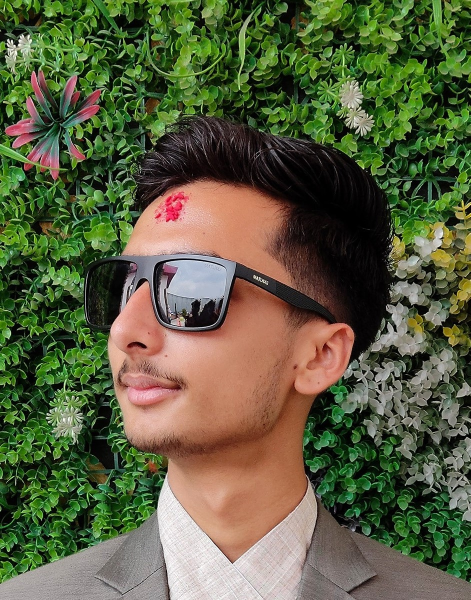
#> input picture photo2.jpg, 941 x 1200 px, found by its file name (shown at 1/2 size)
$ python 20_edge_extract.py
#> lines starting #> are read from the running program, lines starting #| are printed output that depends on the picture; after the words box and inside, x2 and y2 are one past the last pixel; in counts of white or black regions, pixels touching at a corner belong together
# Program to extract edge of an Image

import cv2
import numpy as np

# Load the image
image = cv2.imread('./Image_Processing/photo2.jpg', cv2.IMREAD_GRAYSCALE)
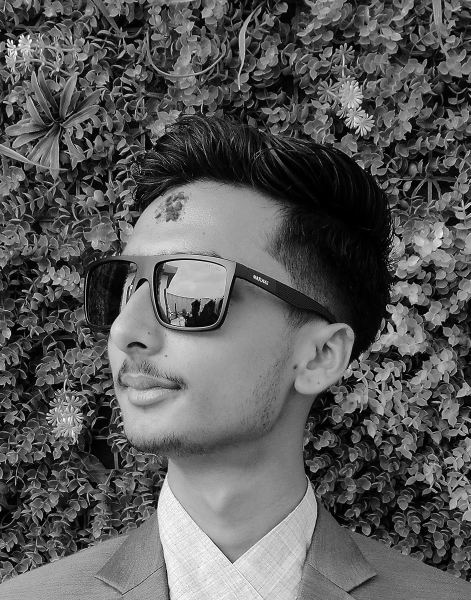
#> image: shape (1200, 941) (shown at 1/2 size); min 0, max 255, mean 90.1
image = cv2.resize(image,(400, 500))
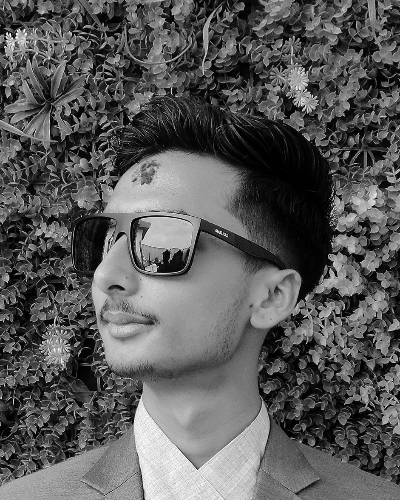
#> image: shape (500, 400); min 0, max 253, mean 90

# Apply Gaussian blur to the image
# image = cv2.GaussianBlur(image, (5, 5), 0)

# Apply Canny edge detection
edges = cv2.Canny(image, 100, 200)
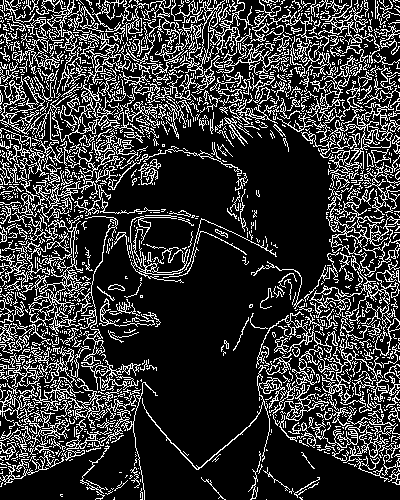
#> edges: shape (500, 400); 21.5% white in thin lines or dots

# Display the original image and the edges side by side
output = np.hstack([image, edges])
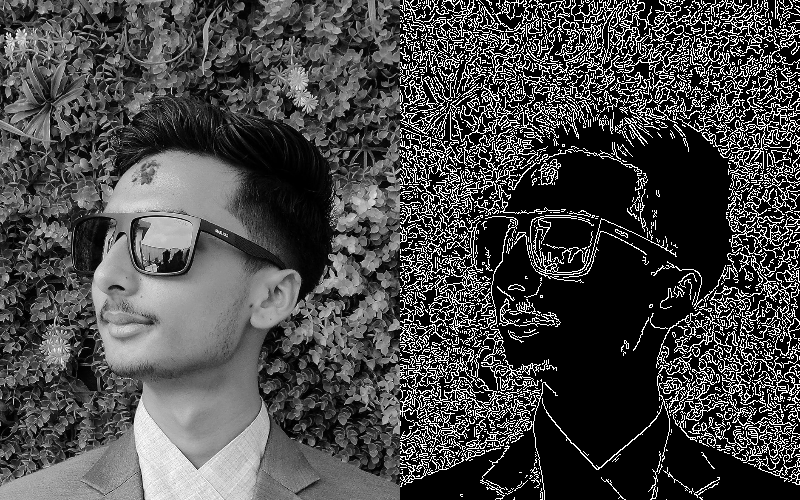
#> output: shape (500, 800); min 0, max 255, mean 72.5

cv2.imshow('Original Image and Edges', output)

# Wait for a key press and then close the image window
cv2.waitKey(0)
cv2.destroyAllWindows()

$ run again, with Screen.jpg copied over photo2.jpg
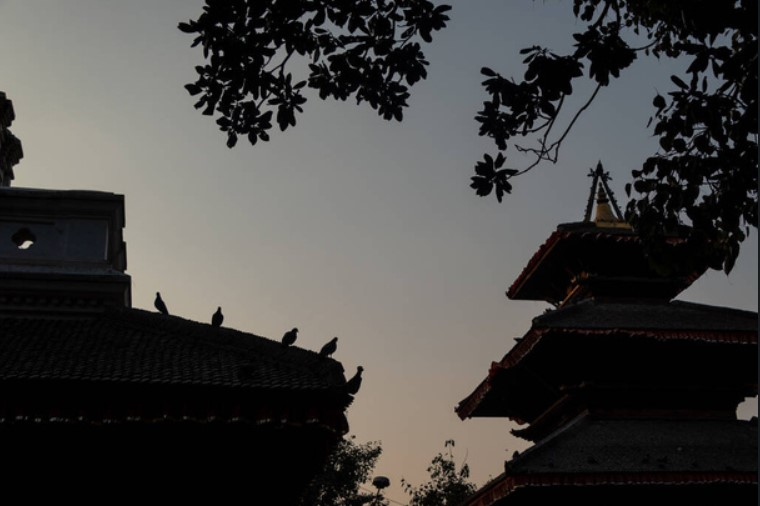
#> input picture Screen.jpg, 760 x 506 px, found by its file name
#> `edges = cv2.Canny(image, 100, 200)`:
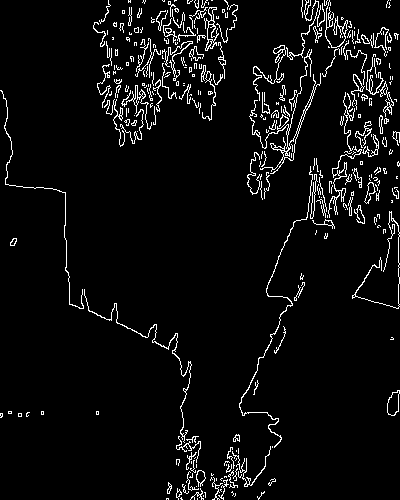
#> edges: shape (500, 400); 5.1% white in thin lines or dots
#> `output = np.hstack([image, edges])`:
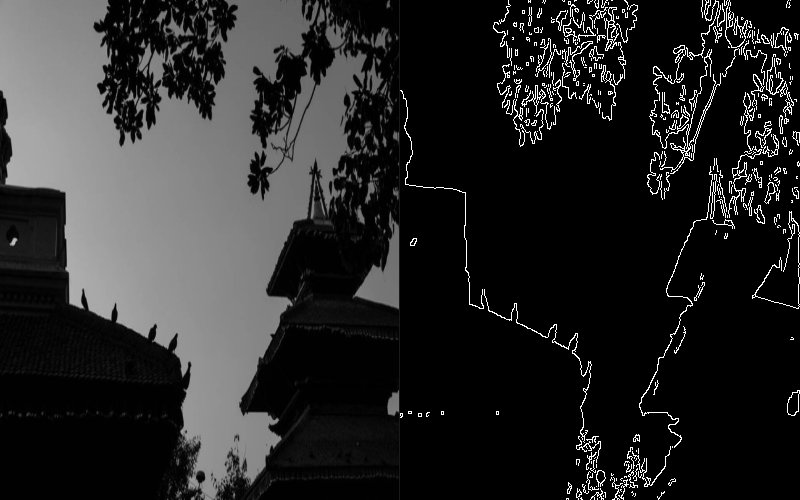
#> output: shape (500, 800); min 0, max 255, mean 40.4

$ run again, with anim.jpg copied over photo2.jpg
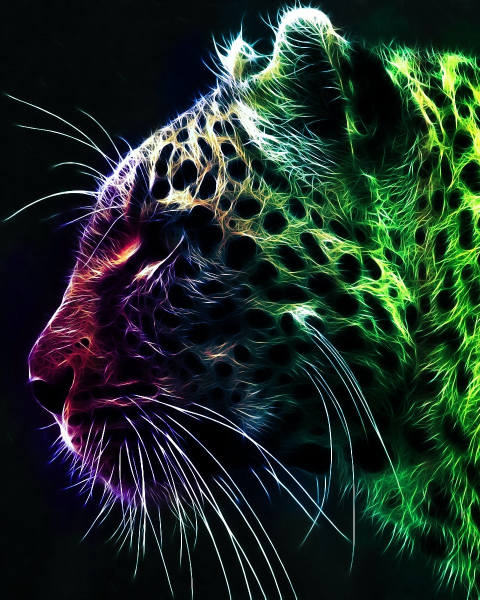
#> input picture anim.jpg, 960 x 1200 px, found by its file name (shown at 1/2 size)
#> `edges = cv2.Canny(image, 100, 200)`:
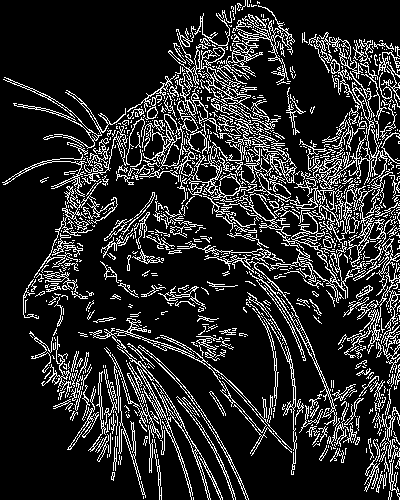
#> edges: shape (500, 400); 16.1% white in thin lines or dots
#> `output = np.hstack([image, edges])`:
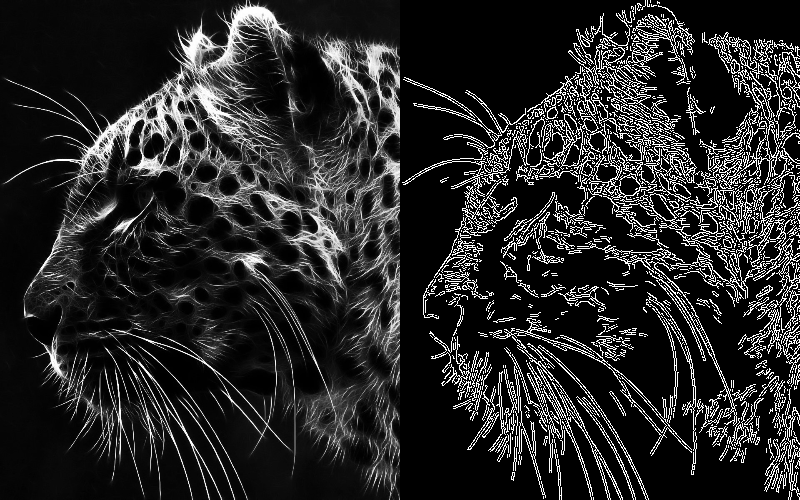
#> output: shape (500, 800); min 0, max 255, mean 40.4

$ run again, with colorful.jpg copied over photo2.jpg
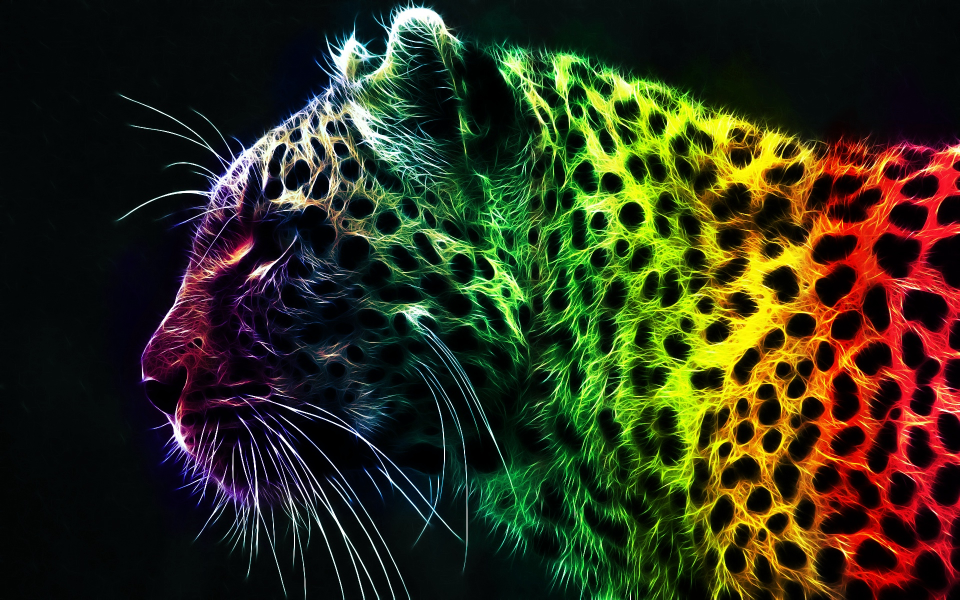
#> input picture colorful.jpg, 1920 x 1200 px, found by its file name (shown at 1/2 size)
#> `edges = cv2.Canny(image, 100, 200)`:
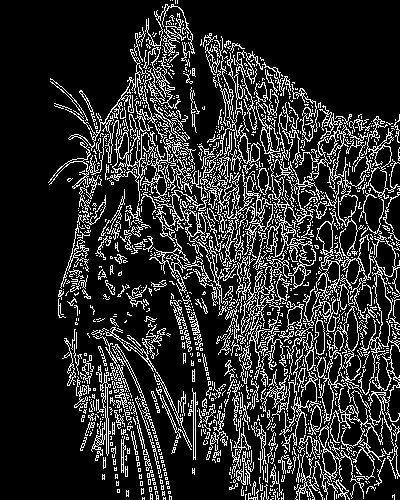
#> edges: shape (500, 400); 17.3% white in thin lines or dots, all inside (x1, y1, x2, y2) = (48, 0, 400, 500)
#> `output = np.hstack([image, edges])`:
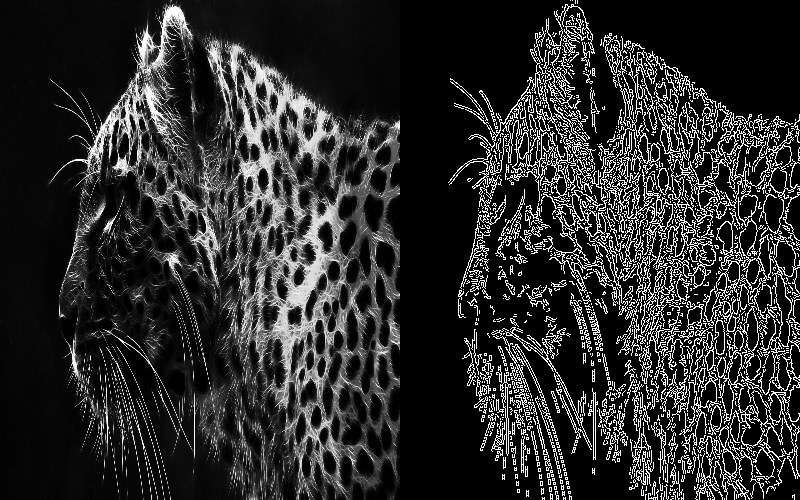
#> output: shape (500, 800); min 0, max 255, mean 44.4
